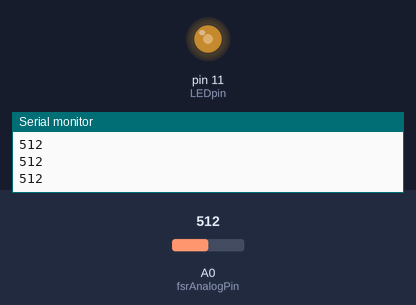
Recording of a sketch running on a simulated Arduino Uno, built with avr-gcc and run on an emulated ATmega328P. Shown: output pins drawn as LEDs (lit = HIGH), the last lines printed to the serial monitor. The test bench sets the inputs (shaded band); at power-on: A0 (fsrAnalogPin) = 512.

Above: at 1.2 s.
1.3 s: A0 (fsrAnalogPin) set to 716
At 1.8 s:
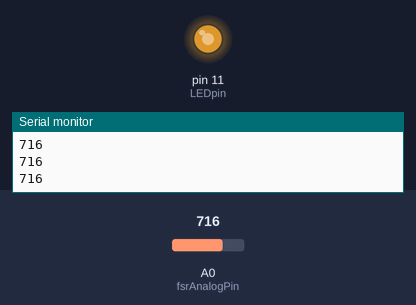
2.8 s: A0 (fsrAnalogPin) set to 900
At 3.1 s:
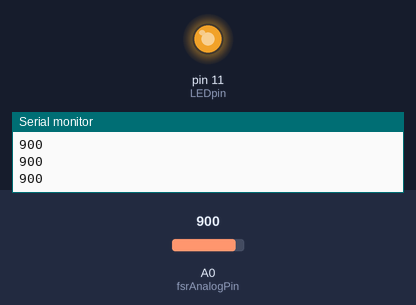
4.3 s: A0 (fsrAnalogPin) set to 122
At 5.5 s:
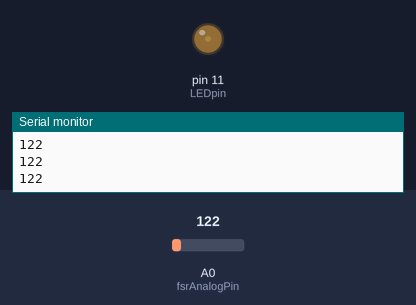
5.8 s: A0 (fsrAnalogPin) set to 0
At 6.8 s:
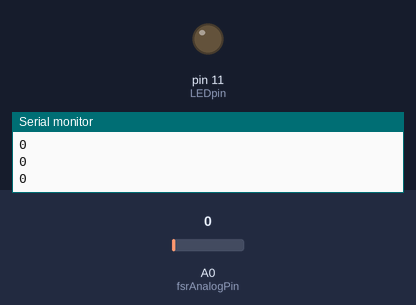
7.3 s: A0 (fsrAnalogPin) set to 511
At 7.8 s:
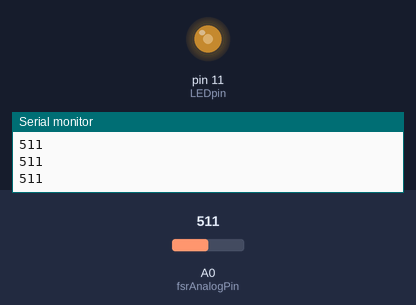
Timing chart, 0 to 9.8 s (numbered marks = the images above; inputs shaded):
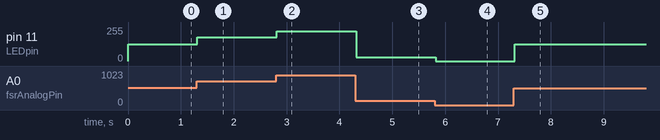

Measured:
- after the input at 1.3 s, pin 11 (LEDpin): 127/255 → 178/255 at once
- after the input at 2.8 s, pin 11 (LEDpin): 178/255 → 224/255 at once
- after the input at 4.3 s, pin 11 (LEDpin): 224/255 → 30/255 at once
- after the input at 5.8 s, pin 11 (LEDpin): 30/255 → 0/255 at once
- after the input at 7.3 s, pin 11 (LEDpin): 0/255 → 127/255 at once

The sketch:

Pressure_1.ino
```cpp
/* FSR testing sketch.

Connect one end of FSR to 5V, the other end to Analog 0.
Then connect one end of a 10K resistor from Analog 0 to ground
Connect LED from pin 11 through a resistor to ground

For more information see www.ladyada.net/learn/sensors/fsr.html */

int fsrAnalogPin = 0; // FSR is connected to analog 0
int LEDpin = 11;      // connect Red LED to pin 11 (PWM pin)
int fsrReading;      // the analog reading from the FSR resistor divider
int LEDbrightness;

void setup(void) {
  Serial.begin(9600);   // We'll send debugging information via the Serial monitor
  pinMode(LEDpin, OUTPUT);
}

void loop(void) {
  fsrReading = analogRead(fsrAnalogPin);
  //Serial.print("Analog reading = ");
  //Serial.println(fsrReading);
  Serial.println(fsrReading);
  Serial.flush();

  // we'll need to change the range from the analog reading (0-1023) down to the range
  // used by analogWrite (0-255) with map!
  LEDbrightness = map(fsrReading, 0, 1023, 0, 255);
  // LED gets brighter the harder you press
  analogWrite(LEDpin, LEDbrightness);

  delay(10);
}
```
